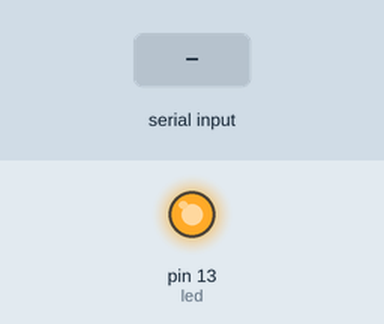
The sketch below on a simulated Arduino Uno, built with avr-gcc and run on an emulated ATmega328P. Parts: output pins drawn as LEDs (lit = HIGH). The test bench sets the inputs (shaded band).

Above: at 1.2 s.
1.3 s: byte 30 received over Serial
At 2.4 s:
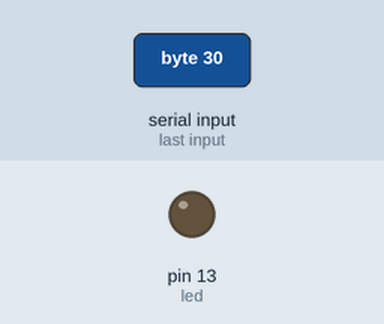
Timing chart, 0 to 4.3 s (numbered marks = the images above; inputs shaded):
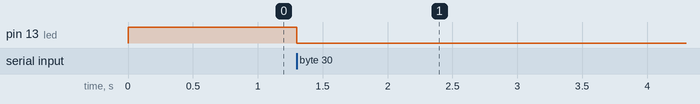

Measured:
- after the input at 1.3 s, pin 13 (led): HIGH → LOW at once

The sketch:

arduino_inter.ino
```cpp
#include <avr/interrupt.h>
#define led 13
byte boo=false;char a;
volatile int tem=0;
void setup() {
  // put your setup code here, to run once:
Serial.begin(9600);
cli();
TCCR1A =0;
TCCR1B = 0;
TIMSK1=0;

TCCR1B|= (1<<CS10)|(1<<CS12)|(1<<WGM12);  //mode 4 bo chia truoc 1024
OCR1A=15626;
TIMSK1= (1<<OCIE1A);
sei();
pinMode(led,OUTPUT);
}

ISR (TIMER1_COMPA_vect){
  boo = ~boo;
  digitalWrite(led,boo);
  TIMSK1 = 0;
  }


void loop() {
  // put your main code here, to run repeatedly:
if(Serial.available()){
  a=Serial.read();
  TIMSK1=(1<<OCIE1A);
  }
}
```
